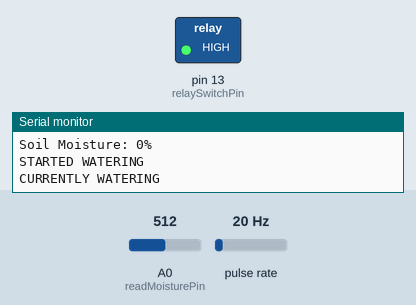
Recording of a sketch running on a simulated Arduino Uno, built with avr-gcc and run on an emulated ATmega328P. Shown: switched loads named in the sketch (green lamp = pin HIGH), the last lines printed to the serial monitor. Wiring (inferred from the names in the program): pulse sensor: data pin 2. Inputs (shaded band) come from the test bench; at power-on: A0 (readMoisturePin) = 512, pulse rate 20 Hz.

Above: at 0.1 s.
At 8.1 s:
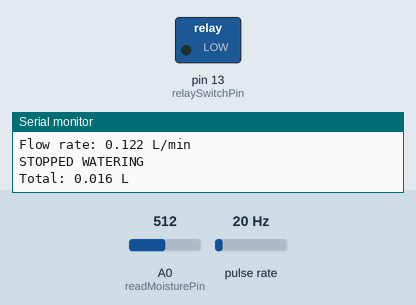
Timing chart, 0 to 9.6 s (numbered marks = the images above):
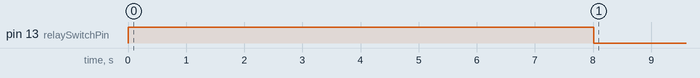

Measured:
- by itself, pin 13 (relaySwitchPin): LOW → HIGH at 0.00 s, → LOW 8.0 s later

The sketch:

gardenController.c.ino
```cpp
const int readMoisturePin = A0;
const int relaySwitchPin = 13;
const int flowPin = 2;

const int maxWetValue = 195;
const int minWetValue = 475;

const unsigned long maxShouldWaterForTimeInMS = 8000.0;
const unsigned long waitTimeBetweenWateringInMS = 43200000.0;

const double amountToWaterInLiters = 2.0;

unsigned long lastRunTimeInMS = 0;
unsigned long currentRunTimeInMS = 0;

bool isWatering = false;

int wateringStartTime = 0;
int wateringMaxEndTime = 0;
int currentWateringTime = 0;

float flowPulseCalibrationFactor = 9800.0; // Pulses per liter for YF-S401

volatile unsigned long pulseCounter;

volatile double totalLitersDrained = 0.0;

void countPulse() { pulseCounter++; }

void setup()
{
    Serial.begin(9600);

    pinMode(readMoisturePin, INPUT);
    pinMode(relaySwitchPin, OUTPUT);
    pinMode(flowPin, INPUT_PULLUP);

    pulseCounter = 0;

    attachInterrupt(digitalPinToInterrupt(flowPin), countPulse, FALLING);
}

void loop()
{
    currentRunTimeInMS = millis();

    int sensorValue = analogRead(readMoisturePin);
    int humidityPercentage = map(sensorValue, maxWetValue, minWetValue, 100, 0);
    humidityPercentage = constrain(humidityPercentage, 0, 100);

    Serial.print("Soil Moisture: ");
    Serial.print(humidityPercentage);
    Serial.print("%\n");

    if (!isWatering and humidityPercentage < 25)
    {
        wateringStartTime = millis();
        wateringMaxEndTime = wateringStartTime + maxShouldWaterForTimeInMS;
        isWatering = true;

        digitalWrite(relaySwitchPin, HIGH);
        Serial.print("STARTED WATERING\n");
    }

    if (isWatering)
    {
        currentWateringTime = millis();
        Serial.print("CURRENTLY WATERING\n");

        if (currentRunTimeInMS - lastRunTimeInMS >= 1000)
        {
            detachInterrupt(digitalPinToInterrupt(flowPin));

            float litersDrainedThisWatering = pulseCounter / flowPulseCalibrationFactor;
            float litersDrainedPerMinute = litersDrainedThisWatering * 60.0;

            totalLitersDrained += litersDrainedThisWatering;

            Serial.print("Flow rate: ");
            Serial.print(litersDrainedPerMinute, 3);
            Serial.print(" L/min\n");

            pulseCounter = 0;
            lastRunTimeInMS = millis();

            attachInterrupt(digitalPinToInterrupt(flowPin), countPulse, FALLING);
        }

        if (totalLitersDrained >= amountToWaterInLiters or ((currentWateringTime - wateringStartTime) >= wateringMaxEndTime))
        {
            digitalWrite(relaySwitchPin, LOW);

            currentWateringTime = 0;
            wateringMaxEndTime = 0;

            isWatering = false;
            Serial.print("STOPPED WATERING\n");

            Serial.print("Total: ");
            Serial.print(totalLitersDrained, 3);
            Serial.println(" L");

            totalLitersDrained = 0;
            delay(waitTimeBetweenWateringInMS);
        }
    }
    delay(500);
}
```
